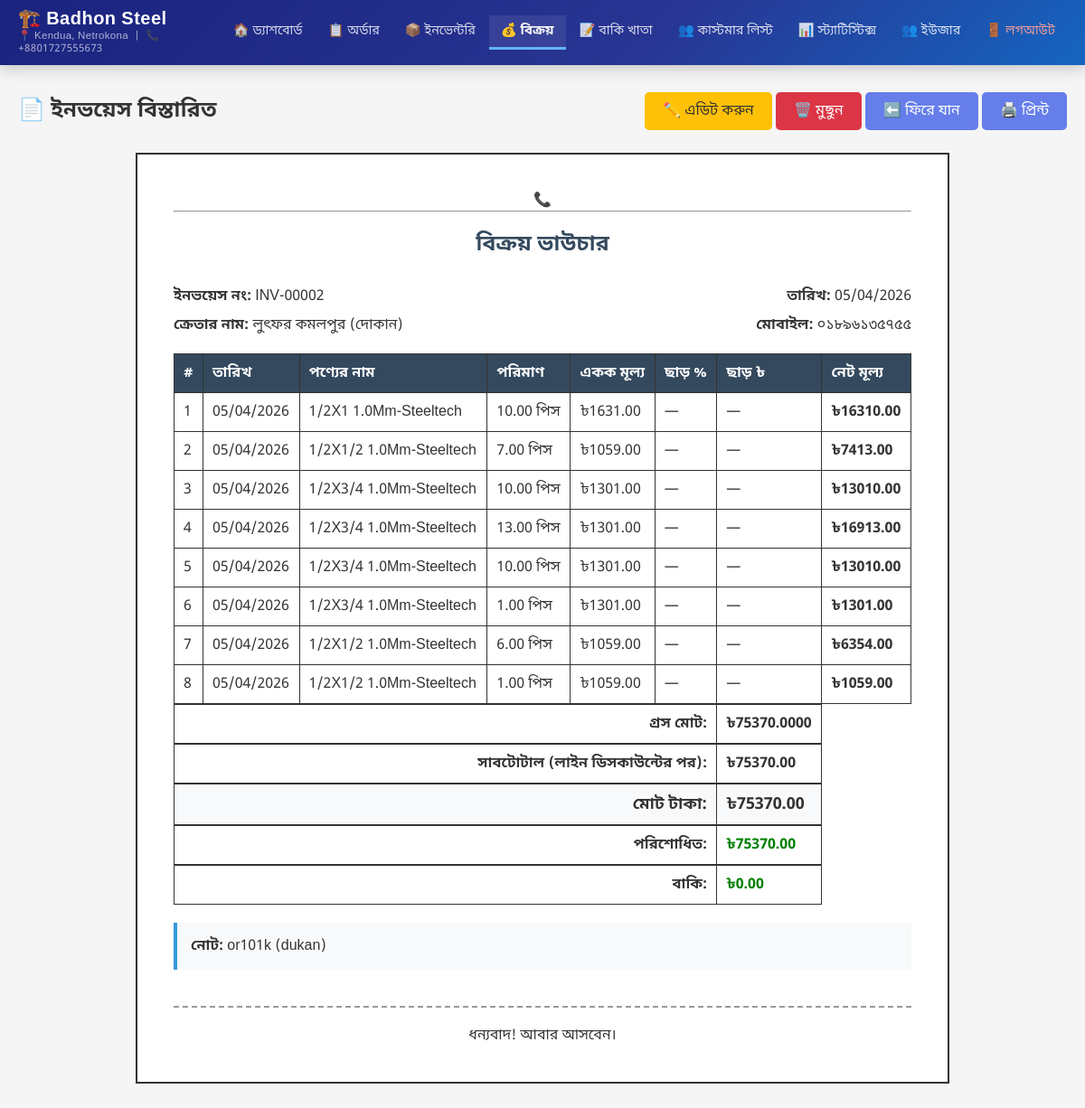
Screenshot of /admin-panel/invoices/6/ (signed in) with the database file from the repository.
### shop/models.py (models this page shows, shortened)
class Invoice(models.Model):
    invoice_number = models.CharField(max_length=50, unique=True, verbose_name='ইনভয়েস নাম্বার', editable=False)
    customer_name = models.CharField(max_length=200, verbose_name='ক্রেতার নাম')
    mobile_number = models.CharField(max_length=20, verbose_name='মোবাইল নাম্বার')
    product = models.ForeignKey(InventoryProduct, on_delete=models.PROTECT, verbose_name='পণ্য',
                                null=True, blank=True)
    quantity = models.DecimalField(max_digits=10, decimal_places=2, verbose_name='পরিমাণ', default=0)
    unit_price = models.DecimalField(max_digits=10, decimal_places=2, verbose_name='একক মূল্য', default=0)
    subtotal = models.DecimalField(max_digits=10, decimal_places=2, verbose_name='সাবটোটাল', editable=False, default=0)
    discount_percentage = models.DecimalField(max_digits=5, decimal_places=2, verbose_name='ছাড় (%)', default=0)
    discount_amount = models.DecimalField(max_digits=10, decimal_places=2, verbose_name='ছাড়ের টাকা', editable=False, default=0)
    total_amount = models.DecimalField(max_digits=10, decimal_places=2, verbose_name='মোট টাকা', editable=False, default=0)
    paid_amount = models.DecimalField(max_digits=10, decimal_places=2, verbose_name='পরিশোধিত টাকা', default=0)
    due_amount = models.DecimalField(max_digits=10, decimal_places=2, verbose_name='বাকি টাকা', editable=False, default=0)
    notes = models.TextField(verbose_name='নোট', blank=True)
    sale_date = models.DateField(default=timezone.now, verbose_name='বিক্রয়ের তারিখ')
    original_invoice = models.ForeignKey('self', on_delete=models.SET_NULL, null=True, blank=True,
                                         related_name='edited_versions', verbose_name='মূল ইনভয়েস')
    is_latest = models.BooleanField(default=True, verbose_name='সর্বশেষ ভার্সন')
    created_at = models.DateTimeField(auto_now_add=True, verbose_name='তৈরির সময়')
    updated_at = models.DateTimeField(auto_now=True, verbose_name='আপডেটের সময়')
    class Meta:
        verbose_name = 'ইনভয়েস'
        verbose_name_plural = 'ইনভয়েসসমূহ'
        ordering = ['-created_at']
    @property
    def total_item_savings(self):
        return sum(item.discount_amount for item in self.items.all())
    @property
    def total_gross_amount(self):
        return sum(item.gross_amount for item in self.items.all())

class InvoiceItem(models.Model):
    invoice = models.ForeignKey(Invoice, on_delete=models.CASCADE, related_name='items', verbose_name='ইনভয়েস')
    product = models.ForeignKey(InventoryProduct, on_delete=models.PROTECT, verbose_name='পণ্য')
    quantity = models.DecimalField(max_digits=10, decimal_places=2, verbose_name='পরিমাণ')
    unit_price = models.DecimalField(max_digits=10, decimal_places=2, verbose_name='একক মূল্য')
    discount_percentage = models.DecimalField(max_digits=5, decimal_places=2, default=0, verbose_name='ছাড় (%)')
    discount_amount = models.DecimalField(max_digits=10, decimal_places=2, editable=False, default=0, verbose_name='ছাড়ের টাকা')
    subtotal = models.DecimalField(max_digits=10, decimal_places=2, verbose_name='সাবটোটাল', editable=False, default=0)
    class Meta:
        verbose_name = 'ইনভয়েস আইটেম'
        verbose_name_plural = 'ইনভয়েস আইটেমসমূহ'
    @property
    def gross_amount(self):
        return self.quantity * self.unit_price

class InventoryProduct(models.Model):
    UNIT_CHOICES = [
        ('piece', 'পিস'),
        ('feet', 'ফুট'),
        ('meter', 'মিটার'),
        ('ton', 'টন'),
        ('kg', 'কেজি'),
    ]
    name = models.CharField(max_length=200, verbose_name='পণ্যের নাম')
    description = models.TextField(verbose_name='বিবরণ', blank=True)
    unit = models.CharField(max_length=20, choices=UNIT_CHOICES, verbose_name='একক')
    price_per_unit = models.DecimalField(max_digits=10, decimal_places=2, verbose_name='প্রতি একক মূল্য')
    stock_quantity = models.DecimalField(max_digits=10, decimal_places=2, verbose_name='স্টক পরিমাণ', default=0)
    is_active = models.BooleanField(default=True, verbose_name='সক্রিয়')
    created_at = models.DateTimeField(auto_now_add=True, verbose_name='তৈরির তারিখ')
    updated_at = models.DateTimeField(auto_now=True, verbose_name='আপডেটের তারিখ')
    image = models.ImageField(upload_to='inventory/', blank=True, null=True, verbose_name='ছবি')
    class Meta:
        verbose_name = 'ইনভেন্টরি পণ্য'
        verbose_name_plural = 'ইনভেন্টরি পণ্যসমূহ'
        ordering = ['name']
        unique_together = [['name', 'unit']]

### shop/views.py (the view)
# urls.py: path('admin-panel/invoices/<int:pk>/', views.invoice_detail, name='invoice_detail'),
@login_required
def invoice_detail(request, pk):
    invoice = get_object_or_404(Invoice, pk=pk)
    shop_info = ShopInfo.objects.first()
    total_paid_from_payments = sum(p.amount for p in invoice.payments.all())
    if invoice.payments.exists():
        if abs(float(invoice.paid_amount) - float(total_paid_from_payments)) > 0.01:
            Invoice.objects.filter(pk=invoice.pk).update(
                paid_amount=total_paid_from_payments,
                due_amount=invoice.total_amount - total_paid_from_payments
            )
            invoice.refresh_from_db()
        display_paid = total_paid_from_payments
    else:
        display_paid = invoice.paid_amount
    invoice.paid_amount = display_paid
    invoice.due_amount = invoice.total_amount - display_paid
    all_versions = []
    if invoice.original_invoice:
        all_versions = Invoice.objects.filter(
            Q(pk=invoice.original_invoice.pk) | Q(original_invoice=invoice.original_invoice)
        ).order_by('-created_at')
    else:
        all_versions = Invoice.objects.filter(
            Q(pk=invoice.pk) | Q(original_invoice=invoice)
        ).order_by('-created_at')
    context = {
        'invoice': invoice,
        'shop_info': shop_info,
        'all_versions': all_versions,
    }
    return render(request, 'admin_panel/invoice_detail.html', context)

### shop/templates/admin_panel/invoice_detail.html (shortened to what this page needs)
{% extends 'admin_panel/base.html' %}
{% block content %}
<div class="content-header no-print">
    <h2>📄 ইনভয়েস বিস্তারিত</h2>
    <div>
        <a href="{% url 'invoice_edit' invoice.pk %}" class="btn btn-warning">✏️ এডিট করুন</a>
        <a href="{% url 'invoice_delete' invoice.pk %}" class="btn btn-danger" onclick="return confirm('এই ভাউচারটি মুছে ফেলতে নিশ্চিত?')">🗑️ মুছুন</a>
        <a href="{% url 'invoice_list' %}" class="btn btn-secondary">⬅️ ফিরে যান</a>
        <button onclick="window.print()" class="btn btn-primary">🖨️ প্রিন্ট</button>
    </div>
</div>
<div class="invoice-container">
    <div class="voucher" id="printable-voucher">
        <div class="voucher-header">
            <p>📞 {{ shop_info.phone }}</p>
            <hr>
            <h2>বিক্রয় ভাউচার</h2>
        </div>
        <div class="voucher-info">
            <div class="info-row">
                <div><strong>ইনভয়েস নং:</strong> {{ invoice.invoice_number }}</div>
                <div><strong>তারিখ:</strong> {{ invoice.sale_date|date:"d/m/Y" }}</div>
            </div>
            <div class="info-row">
                <div><strong>ক্রেতার নাম:</strong> {{ invoice.customer_name }}</div>
                <div><strong>মোবাইল:</strong> {{ invoice.mobile_number }}</div>
            </div>
        </div>
            <table class="voucher-table">
            <thead>
                <tr>
                    <th>#</th>
                    <th>তারিখ</th>
                    <th>পণ্যের নাম</th>
                    <th>পরিমাণ</th>
                    <th>একক মূল্য</th>
                    <th>ছাড় %</th>
                    <th>ছাড় ৳</th>
                    <th>নেট মূল্য</th>
                </tr>
            </thead>
            <tbody>
                {% if invoice.items.all %}
                    {% for item in invoice.items.all %}
                    <tr>
                        <td>{{ forloop.counter }}</td>
                        <td>{{ invoice.sale_date|date:"d/m/Y" }}</td>
                        <td>{{ item.product.name }}</td>
                        <td>{{ item.quantity }} {{ item.product.get_unit_display }}</td>
                        <td>৳{{ item.unit_price }}</td>
                        <td>
                            {% if item.discount_percentage > 0 %}
                                <span style="color:#c62828;">{{ item.discount_percentage }}%</span>
                            {% else %}—{% endif %}
                        </td>
                        <td>
                            {% if item.discount_amount > 0 %}
                                <span style="color:#c62828;">- ৳{{ item.discount_amount }}</span>
                            {% else %}—{% endif %}
                        </td>
                        <td><strong>৳{{ item.subtotal }}</strong></td>
                    </tr>
                    {% endfor %}
                {% endif %}
            </tbody>
	            <tfoot>
	                {% if invoice.items.all %}
	                    <tr>
	                        <td colspan="6" style="text-align:right;"><strong>গ্রস মোট:</strong></td>
	                        <td><strong>৳{{ invoice.total_gross_amount }}</strong></td>
	                    </tr>
	                    <tr>
	                        <td colspan="6" style="text-align:right;"><strong>সাবটোটাল (লাইন ডিসকাউন্টের পর):</strong></td>
	                        <td><strong>৳{{ invoice.subtotal }}</strong></td>
	                    </tr>
	                {% endif %}
                <tr class="total-row">
                    <td colspan="6" style="text-align: right;"><strong>মোট টাকা:</strong></td>
                    <td><strong>৳{{ invoice.total_amount }}</strong></td>
                </tr>
                <tr>
                    <td colspan="6" style="text-align: right;"><strong>পরিশোধিত:</strong></td>
                    <td><strong style="color: green;">৳{{ invoice.paid_amount }}</strong></td>
                </tr>
                <tr>
                    <td colspan="6" style="text-align: right;"><strong>বাকি:</strong></td>
                    <td><strong style="color: {% if invoice.due_amount > 0 %}red{% else %}green{% endif %};">৳{{ invoice.due_amount }}</strong></td>
                </tr>
            </tfoot>
        </table>
        {% if invoice.notes %}
        <div class="notes">
            <strong>নোট:</strong> {{ invoice.notes }}
        </div>
        {% endif %}
        <div class="voucher-footer">
            <p>ধন্যবাদ! আবার আসবেন।</p>
        </div>
    </div>
</div>
{% endblock %}

### shop/templates/admin_panel/invoice_detail.html (style rules this page uses)
.invoice-container { max-width: 900px; margin: 0 auto; }
.voucher { background: white; padding: 40px; border: 2px solid #333; margin-bottom: 30px; }
.voucher-header { text-align: center; margin-bottom: 30px; }
.voucher-header h2 { margin: 20px 0 0 0; color: #34495e; }
.voucher-info { margin-bottom: 20px; }
.info-row { display: flex; justify-content: space-between; margin-bottom: 10px; }
.voucher-table { width: 100%; border-collapse: collapse; margin: 20px 0; }
.voucher-table th, .voucher-table td { border: 1px solid #333; padding: 10px; text-align: left; }
.voucher-table th { background: #34495e; color: white; }
.voucher-table tfoot td { border-top: 2px solid #333; }
.total-row td { background: #f8f9fa; font-size: 18px; }
.notes { margin: 20px 0; padding: 15px; background: #f8f9fa; border-left: 4px solid #3498db; }
.voucher-footer { text-align: center; margin-top: 40px; padding-top: 20px; border-top: 2px dashed #999; }

### rows the page displays
Invoice: invoice_number "INV-00002", sale_date "05/04/2026", customer_name "লুৎফর কমলপুর (দোকান)", mobile_number "০১৮৯৬১৩৫৭৫৫", total_gross_amount "75370.0000", subtotal "75370.00", total_amount "75370.00", paid_amount "75370.00", due_amount "0.00", notes "or101k (dukan)"
InvoiceItem: product.name "1/2X1 1.0Mm-Steeltech", quantity "10.00", product.unit "পিস", unit_price "1631.00", subtotal "16310.00"
InvoiceItem: product.name "1/2X1/2 1.0Mm-Steeltech", quantity "7.00", product.unit "পিস", unit_price "1059.00", subtotal "7413.00"
InvoiceItem: product.name "1/2X3/4 1.0Mm-Steeltech", quantity "10.00", product.unit "পিস", unit_price "1301.00", subtotal "13010.00"
InvoiceItem: product.name "1/2X3/4 1.0Mm-Steeltech", quantity "13.00", product.unit "পিস", unit_price "1301.00", subtotal "16913.00"
InvoiceItem: product.name "1/2X3/4 1.0Mm-Steeltech", quantity "10.00", product.unit "পিস", unit_price "1301.00", subtotal "13010.00"
InvoiceItem: product.name "1/2X3/4 1.0Mm-Steeltech", quantity "1.00", product.unit "পিস", unit_price "1301.00", subtotal "1301.00"
InvoiceItem: product.name "1/2X1/2 1.0Mm-Steeltech", quantity "6.00", product.unit "পিস", unit_price "1059.00", subtotal "6354.00"
InvoiceItem: product.name "1/2X1/2 1.0Mm-Steeltech", quantity "1.00", product.unit "পিস", unit_price "1059.00", subtotal "1059.00"
